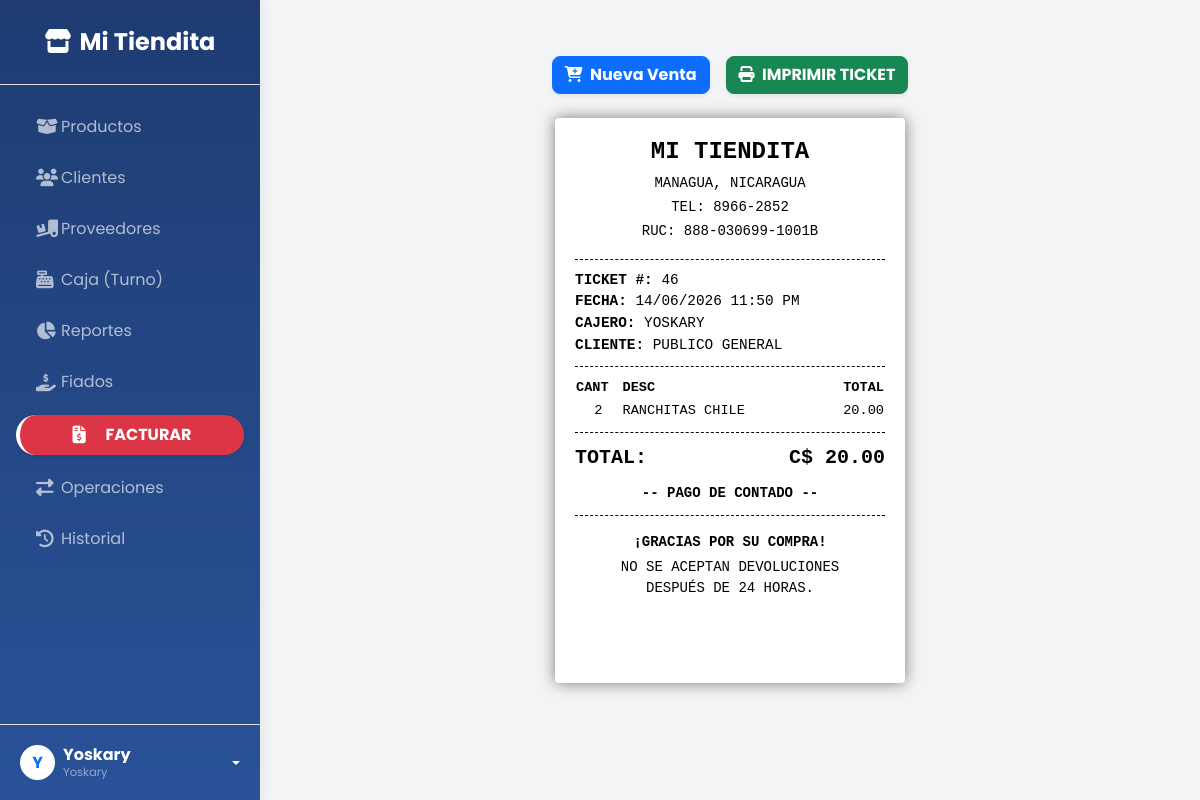
Screenshot of /facturacion/recibo/46/ (signed in) with the database file from the repository.
### tienda/models.py (models this page shows, shortened)
class Facturas(models.Model):
    id_factura = models.AutoField(primary_key=True)
    FechaHora = models.DateTimeField(auto_now_add=True)
    cliente = models.ForeignKey(Clientes, on_delete=models.CASCADE)
    Total = models.DecimalField(max_digits=10, decimal_places=2)
    CostoEnvio = models.DecimalField(max_digits=10, decimal_places=2, default=0)
    anulada = models.BooleanField(default=False)
    en_deuda = models.BooleanField(default=False)  # True = Me debe, False = Ya pagó

class Clientes(models.Model):
    id_cliente = models.IntegerField(db_column='id_cliente', primary_key=True)
    nombre = models.CharField(db_column='nombre', max_length=100)
    apellido = models.CharField(db_column='apellido', max_length=100, blank=True, null=True)
    correo = models.CharField(db_column='correo', max_length=150, blank=True, null=True)
    activo = models.BooleanField(db_column='activo', default=True)
    esocasional = models.BooleanField(db_column='EsOcasional', default=False)
    class Meta:
        managed = True
        db_table = 'Clientes'

class DetalleFactura(models.Model):
    id_factura = models.ForeignKey(Facturas, on_delete=models.CASCADE)
    id_producto = models.ForeignKey(Productos, on_delete=models.CASCADE)
    Cantidad = models.IntegerField()
    Subtotal = models.DecimalField(max_digits=10, decimal_places=2)

class Productos(models.Model):
    id_producto = models.IntegerField(db_column='Id_Producto', primary_key=True)
    nombre = models.CharField(db_column='Nombre', max_length=100)
    precioventa = models.DecimalField(db_column='PrecioVenta', max_digits=10, decimal_places=2)
    cantidad = models.IntegerField(db_column='Cantidad', default=0)
    rutafoto = models.ImageField(db_column='rutaFoto', upload_to='productos/', null=True, blank=True)
    stockminimo = models.IntegerField(db_column='StockMinimo', blank=True, null=True)
    activo = models.BooleanField(db_column='Activo', default=True)
    idproveedor = models.ForeignKey(Proveedores, models.DO_NOTHING, db_column='IdProveedor', blank=True, null=True)
    codigo_barra = models.CharField(db_column='CodigoBarra', max_length=64, unique=True, null=True, blank=True)
    class Meta:
        managed = True
        db_table = 'Productos'

### tienda/views.py (the view)
    def wrapper(request, *args, **kwargs):
        if 'user_id' not in request.session:
            return redirect('login')
        return view_func(request, *args, **kwargs)

### tienda/views.py (called while the page is built)
def login_requerido(view_func):
    def wrapper(request, *args, **kwargs):
        if 'user_id' not in request.session:
            return redirect('login')
        return view_func(request, *args, **kwargs)
    return wrapper

@login_requerido
def factura_recibo_view(request, id_fact):
    factura = get_object_or_404(Facturas, pk=id_fact)
    detalles = DetalleFactura.objects.filter(id_factura=factura)
    return render(request, 'tienda/factura_recibo.html', {'factura': factura, 'detalles': detalles})

### tienda/templates/tienda/factura_recibo.html (shortened to what this page needs)
{% extends 'tienda/base.html' %}
{% load static %}
{% block content %}
<div class="container mt-4 mb-5">
    <div class="d-flex justify-content-center gap-3 mb-4 no-print">
        {% if request.GET.src == 'historial' %}
            <a href="{% url 'historial_facturas' %}" class="btn btn-secondary fw-bold shadow-sm" style="border-radius: 8px;">
                <i class="fas fa-history me-1"></i> Regresar al Historial
            </a>
        {% else %}
            <a href="{% url 'facturacion_view' %}" class="btn btn-primary fw-bold shadow-sm" style="border-radius: 8px;">
                <i class="fas fa-cart-plus me-1"></i> Nueva Venta
            </a>
        {% endif %}
        <button onclick="window.print()" class="btn btn-success fw-bold shadow-sm" style="border-radius: 8px;">
            <i class="fas fa-print me-1"></i> IMPRIMIR TICKET
        </button>
    </div>
    <div class="ticket-container text-uppercase">
        <div class="text-center mb-3">
            <h4 class="fw-bold mb-1">MI TIENDITA</h4>
            <small>Managua, Nicaragua</small><br>
            <small>Tel:  8966-2852</small><br>
            <small>RUC: 888-030699-1001B</small>
        </div>
        <div class="ticket-line"></div>
        <div class="mb-2" style="font-size: 0.9rem;">
            <strong>Ticket #:</strong> {{ factura.id_factura }}<br>
            <strong>Fecha:</strong> {{ factura.FechaHora|date:"d/m/Y h:i A" }}<br>
            <strong>Cajero:</strong> {{ request.session.user_nombre|default:"Admin" }}<br>
            <strong>Cliente:</strong> {{ factura.cliente.nombre }} {{ factura.cliente.apellido|default:"" }}
        </div>
        <div class="ticket-line"></div>
        <table class="w-100" style="font-size: 0.85rem;">
            <thead>
                <tr class="text-start">
                    <th style="width: 15%;">Cant</th>
                    <th style="width: 55%;">Desc</th>
                    <th class="text-end">Total</th>
                </tr>
            </thead>
            <tbody>
                {% for item in detalles %}
                <tr>
                    <td class="align-top text-center">{{ item.Cantidad }}</td>
                    <td class="align-top">{{ item.id_producto.nombre }}</td>
                    <td class="align-top text-end">{{ item.Subtotal|floatformat:2 }}</td>
                </tr>
                {% endfor %}
            </tbody>
        </table>
        <div class="ticket-line"></div>
        <div class="d-flex justify-content-between fw-bold fs-5">
            <span>TOTAL:</span>
            <span>C$ {{ factura.Total|floatformat:2 }}</span>
        </div>
        {% if factura.en_deuda %}
        <div class="text-center mt-2">
            <span class="badge border border-dark text-dark rounded-0 px-3">*** CRÉDITO / FIADO ***</span>
        </div>
        {% else %}
        <div class="text-center mt-2">
            <span class="small fw-bold">-- PAGO DE CONTADO --</span>
        </div>
        {% endif %}
        <div class="ticket-line"></div>
        <div class="text-center mt-3 mb-4">
            <p class="mb-0 small fw-bold">¡Gracias por su compra!</p>
            <p class="small mt-1">No se aceptan devoluciones<br>después de 24 horas.</p>
            <br>
        </div>
    </div>
</div>
{% endblock %}

### tienda/templates/tienda/base.html (style rules this page uses)
body { font-family: 'Poppins', sans-serif; transition: background-color 0.3s, color 0.3s; }
[data-bs-theme="light"] body { background-color: #f3f4f6; color: #212529; }

### tienda/templates/tienda/factura_recibo.html (style rules this page uses)
.ticket-container { max-width: 350px; margin: 0 auto; background: #fff !important; color: #000 !important; padding: 20px; box-shadow: 0 0 15px rgba(0,0,0,0.5); font-family: 'Courier New', Courier, monospace; border-radius: 4px; }
.ticket-line { border-bottom: 1px dashed #000 !important; margin: 10px 0; }
.ticket-container * { color: #000 !important; border-color: #000 !important; }

### rows the page displays
Facturas: id_factura "46", FechaHora "14/06/2026 11:50 PM", cliente.nombre "PUBLICO", cliente.apellido "GENERAL", Total "20.00"
DetalleFactura: Cantidad "2", id_producto.nombre "RANCHITAS CHILE", Subtotal "20.00"

### other values shown
{{ request.session.user_nombre|slice:":1"|upper }} "Y"
{{ request.session.user_nombre }} "Yoskary"
{{ request.session.user_rol }} "Yoskary"
{{ request.session.user_nombre|default:"Admin" }} "YOSKARY"
